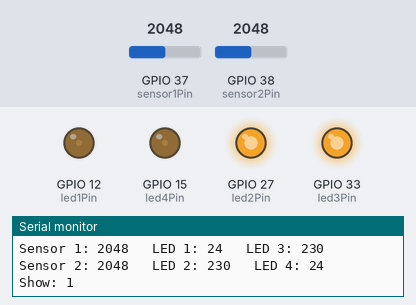
Recording of a sketch running on a simulated ESP32. Parts: output pins drawn as LEDs (lit = HIGH), the last lines printed to the serial monitor. The inputs (shaded band) are chosen by the test bench; at power-on: GPIO 37 (sensor1Pin) = 2048, GPIO 38 (sensor2Pin) = 2048.

Above: at 1.2 s.
1.3 s: GPIO 37 (sensor1Pin) set to 0
At 4.0 s:
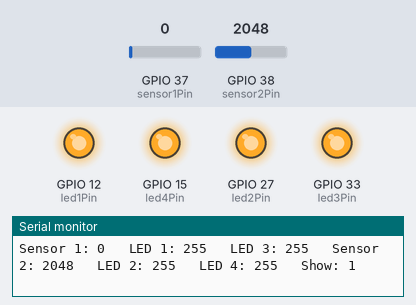
4.3 s: GPIO 38 (sensor2Pin) set to 1053
At 6.2 s:
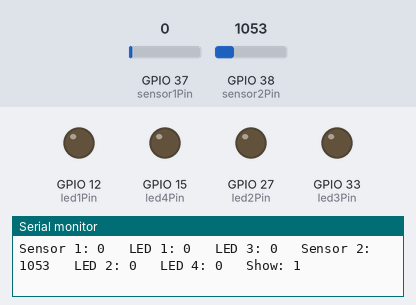
6.5 s: GPIO 38 (sensor2Pin) set to 927
9.5 s: GPIO 37 (sensor1Pin) set to 8
12.5 s: GPIO 37 (sensor1Pin) set to 11
At 21.04 s:
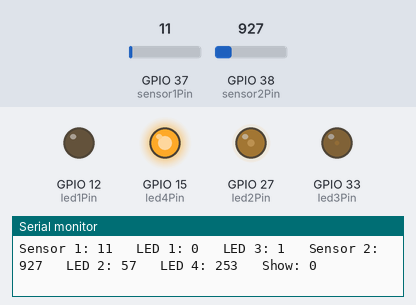
Timing chart, 0 to 21.7 s (numbered marks = the images above; inputs shaded):
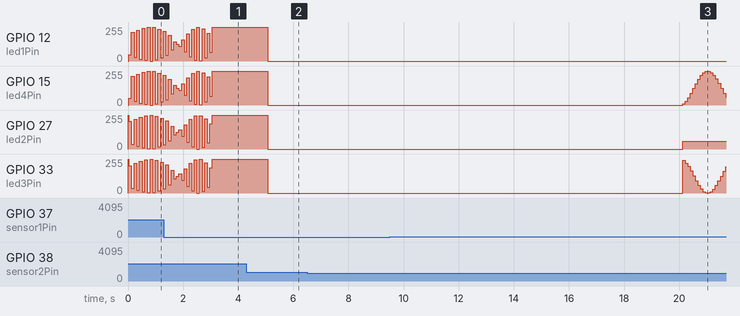

The sketch:

box.ino
```cpp
/*

BOX

Builds on twoSensorFourChannels.ino, twoSensorMap, and twoSensorThresholdTime.ino from the examples provided by Kate and Nick

Each sensor sets the brightness of its MOSFET channel using map().
LED 1 and LED 2 are MOSFET drivers with many LEDs.
LED 3 and LED 4 are LEDs connected directly to a pin (max 3 per pin).

(same setup as example)
Pin A1 : Sensor 1  ->  Pin 12 : LED 1 (MOSFET 1)
                   ->  Pin 33 : LED 3 (LEDs on the pin)
Pin A2 : Sensor 2  ->  Pin 27 : LED 2 (MOSFET 2)
                   ->  Pin 15 : LED 4 (LEDs on the pin)
*/

//Sensor variables
int sensor1Pin = A1;
int sensor1Value; //the raw reading
int sensor1Constrained; //the reading kept inside its range

int sensor2Pin = A2;
int sensor2Value;
int sensor2Constrained;

//The range each sensor actually gives you (0 - 4095)
int sensor1Min = 0;
int sensor1Max = 4095;

int sensor2Min = 0;
int sensor2Max = 4095;

//The value that starts the pulse (0 - 4095)
int sensor1Threshold = 500;
int sensor2Threshold = 1500;

//LED variables
int led1Pin = 12; //MOSFET 1
int led1Value;

int led2Pin = 27; //MOSFET 2
int led2Value;

int led3Pin = 33; //LEDs connected directly to the pin
int led3Value;

int led4Pin = 15; //LEDs connected directly to the pin
int led4Value;

//The brightness range for each channel (0 - 255)
int led1Min = 0;
int led1Max = 255;

int led2Min = 0;
int led2Max = 255;

//LED 3 and LED 4 are inverted: the Min is higher than the Max
int led3Min = 255;
int led3Max = 0;

int led4Min = 255;
int led4Max = 0;

int ambientPulseTime = 2000;
int ambientSteady = 60;

int showPulseTime = 200;
int showFastTime = 3000;
int showBrightTime = 5000;
int showDarkTime = 20000;

unsigned long showStartTime = 0;
unsigned long showElapsed = 0;
bool showRunning = false;
bool showDone = false;

void setup()
{
  Serial.begin(9600);

  pinMode(led1Pin, OUTPUT);
  pinMode(led2Pin, OUTPUT);
  pinMode(led3Pin, OUTPUT);
  pinMode(led4Pin, OUTPUT);
}

void loop()
{
  //read both sensors (0 - 4095)
  sensor1Value = analogRead(sensor1Pin);
  sensor2Value = analogRead(sensor2Pin);

  //sensor values can jump outside the range, so keep them inside it first
  sensor1Constrained = constrain(sensor1Value, sensor1Min, sensor1Max);
  sensor2Constrained = constrain(sensor2Value, sensor2Min, sensor2Max);

  //if both sensors are above their thresholds, start the show
  if (showRunning == false && showDone == false && sensor1Value > sensor1Threshold && sensor2Value > sensor2Threshold)
  {
    showRunning = true;
    showStartTime = millis();
  }

  //if the show is running, calculate the elapsed time and set the LED values accordingly
  if (showRunning == true)
  {
    showElapsed = millis() - showStartTime;

    if (showElapsed < showFastTime)
    {
      led1Value = oscillate(led1Min, led1Max, showPulseTime);
      led2Value = oscillate(led2Max, led2Min, showPulseTime);
      led3Value = oscillate(led3Min, led3Max, showPulseTime);
      led4Value = oscillate(led4Max, led4Min, showPulseTime);
    }
    else if (showElapsed < showBrightTime)
    {
      led1Value = led1Max;
      led2Value = led2Max;
      led3Value = 255;
      led4Value = 255;
    }
    else if (showElapsed < showDarkTime)
    {
      led1Value = 0;
      led2Value = 0;
      led3Value = 0;
      led4Value = 0;
    }
    else
    {
      showRunning = false;
      showDone = true;
    }
  }
  //if the show is not running, set the LED values based on the sensor readings
  else
  {
    if (sensor1Value < sensor1Threshold && sensor2Value < sensor2Threshold)
    {
      showDone = false;
      led3Value = oscillate(led3Min, led3Max, ambientPulseTime);
      led4Value = oscillate(led4Max, led4Min, ambientPulseTime);
    }
    else
    {
      led3Value = ambientSteady;
      led4Value = ambientSteady;
    }

    //Sensor 1 sets LED 1
    led1Value = map(sensor1Constrained, sensor1Min, sensor1Max, led1Min, led1Max);

    //Sensor 2 sets LED 2
    led2Value = map(sensor2Constrained, sensor2Min, sensor2Max, led2Min, led2Max);
  }

  //set 4 channels
  analogWrite(led1Pin, led1Value);
  analogWrite(led2Pin, led2Value);
  analogWrite(led3Pin, led3Value);
  analogWrite(led4Pin, led4Value);

  //print the sensor and LED values on one line
  Serial.print("Sensor 1: ");
  Serial.print(sensor1Value);
  Serial.print("   LED 1: ");
  Serial.print(led1Value);
  Serial.print("   LED 3: ");
  Serial.print(led3Value);
  Serial.print("   Sensor 2: ");
  Serial.print(sensor2Value);
  Serial.print("   LED 2: ");
  Serial.print(led2Value);
  Serial.print("   LED 4: ");
  Serial.print(led4Value);
  Serial.print("   Show: ");
  Serial.println(showRunning);
}

int oscillate(int minVal, int maxVal, int oscillationTime)
{
    // Calculate an oscillating value from 0.0 to 1.0 and back, once every oscillationTime milliseconds
    // -cos() starts at the bottom of the wave, so the fade begins at minVal and rises first
    float wave = 0.5 + (0.5 * -cos((millis() * TWO_PI) / (float)oscillationTime));

    // Scale the wave (0.0 to 1.0) to the desired range (minVal to maxVal)
    int brightness = minVal + (wave * (maxVal - minVal));

    return brightness;
}
```

Measured:
- the behaviour switches between 9 and 10 on GPIO 37 (sensor1Pin) (found by bisection; images 2 and 3)
- by itself, GPIO 15 (led4Pin): rises from 0/255 to 253/255 in 0.83 s, then falls to 57/255 in 0.73 s
